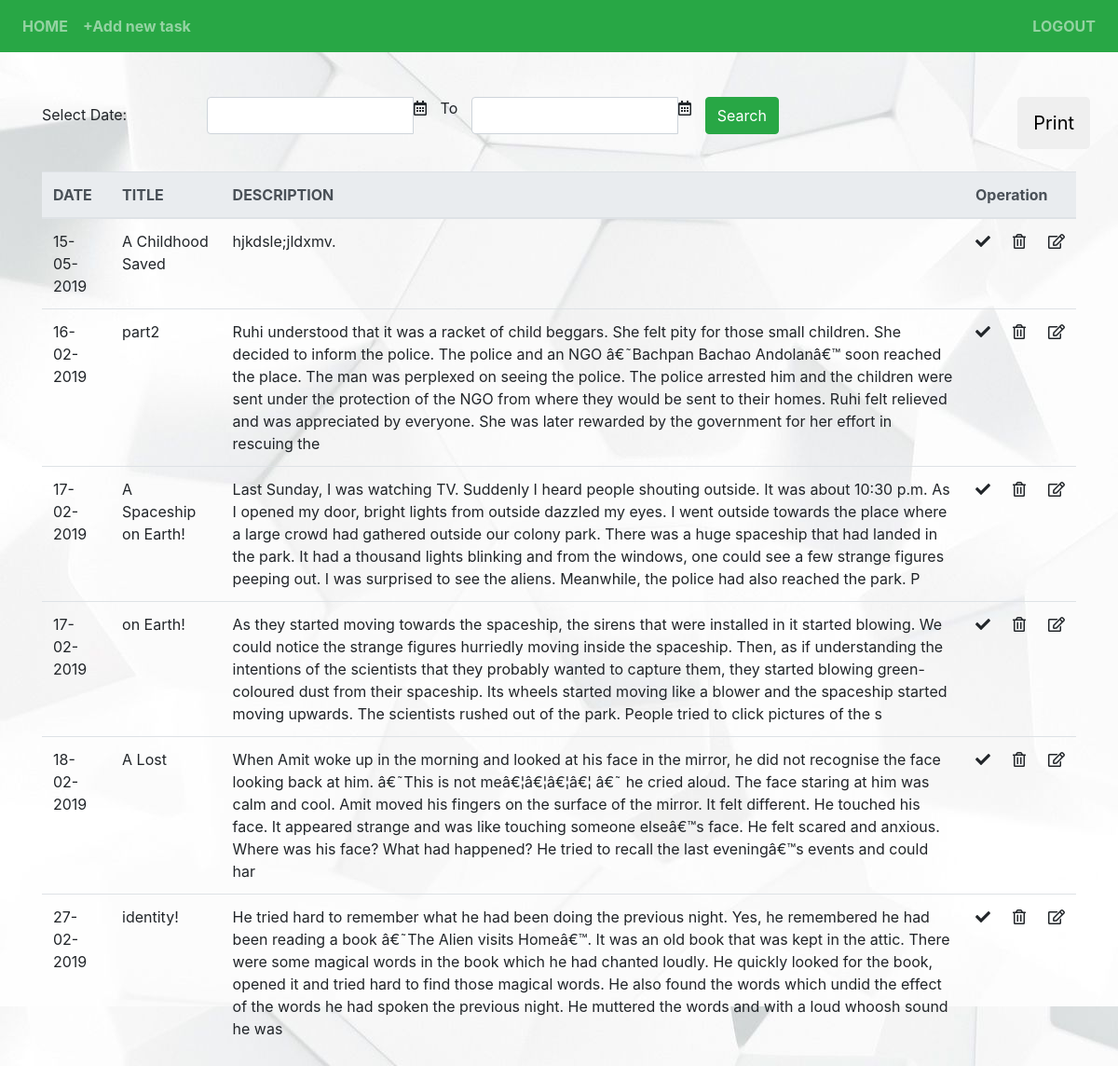
Screenshot of /dashboard.php (signed in) with the database file from the repository.
### tables this page shows
CREATE TABLE `form` (
  `id` int(255) NOT NULL,
  `crdate` varchar(255) NOT NULL,
  `subject` varchar(255) NOT NULL,
  `subject1` varchar(500) NOT NULL,
  `status` int(20) NOT NULL DEFAULT '0',
  `user_id` int(20) NOT NULL
);

### dashboard.php (the view, shortened to what this page needs)
<?php session_start();
$date='';
    $date2='';
if(isset($_SESSION['user']))
{
?>
    <!doctype html>
    <html xmlns="http://www.w3.org/1999/xhtml">
<head>
  <link rel="stylesheet" href="https://maxcdn.bootstrapcdn.com/bootstrap/4.0.0-beta.3/css/bootstrap.min.css">
</head>
<body background=whi.jpg>
 <div class="page-header">
       <nav class="navbar navbar-expand-sm bg-success navbar-dark">
  <ul class="navbar-nav mr-auto">
    <li class="nav-item" style="display:inherit">
        <a class="nav-link" href="dashboard.php"><b>HOME</b></a>
        <a class="nav-link newtask" ><b>+Add new task</b></a>
    </li>
  </ul>
  <ul class="nav navbar-nav navbar-right">
      <li>
      <a class="nav-link" href="logout.php"><b>LOGOUT</b></a>
    </li>
  </ul>
</nav>
      <br><br>
     <div class ="container">
         <div class="row">
                <div class="col">
                    <form action="<?php $_SERVER['PHP_SELF'] ?>" method="POST">
                        <div class="form-group row">
                            <label for="datepicker" class="col-sm-2 col-form-label">Select Date:</label>
                            <div id="datepicker" class="input-group date col-sm-3" data-date-format="dd-mm-yyyy">
                                <input class="form-control" name="searchdate" value="<?php echo $date; ?>">
                                <span class="input-group-addon"><i class="far fa-calendar-alt"></i></span>
                            </div>
                            <p>To</p>
                            <div id="datepicker2" class="input-group date col-sm-3" data-date-format="dd-mm-yyyy">
                                <input class="form-control" name="searchdate2" value="<?php echo $date2; ?>">
                                <span class="input-group-addon"><i class="far fa-calendar-alt"></i></span>
                            </div>
                            <input type="submit" class="btn btn-success " value="Search">
                        </div>
                    </form>
                </div>
                         <input type="button" class="btn btn-lg btn-default" onclick="print_this('to_print')" value="Print">
            </div>
        <br>
    </div>
        <div  class="container">
            <div  id="to_print" >
<?php
                require_once('connection.php');
        $sql1 = "SELECT * FROM form where user_id='".$_SESSION['user']."'";
        $result = mysqli_query($con,$sql1);
        if(mysqli_num_rows($result)> 0){
                echo "<table class='table'>";
                 echo "<thead class='thead-light newrec'>";
                    echo "<tr>";
                        echo "<th>DATE</th>";
                        echo "<th>TITLE</th>";
                        echo "<th>DESCRIPTION</th>";
                        echo "<th colspan='3'>Operation</th>";
                    echo "</tr>";
                echo "</thead>";
                echo "<tbody>";
                while($row = mysqli_fetch_assoc($result)){
					if($row['status']==0)
					{
						echo "<tr data-rid=" . $row['id'] . ">";
							echo "<td>" . $row['crdate'] . "</td>";
							echo "<td>" . $row['subject'] . "</td>";
							echo "<td>" . $row['subject1'] . "</td>";
							echo "<td onclick='markasread(this)'> <i class='fas fa-check'></i> </td>";
							echo "<td onclick='deleterecord(this)'><i class='far fa-trash-alt'></i></td>";
							echo "<td onclick='openmodal(this)'><i class='far fa-edit'></i></td>";
						echo "</tr>";
					}
                }
                echo "</tbody>";
                echo "</table>";
            } else{
                echo "No records were found on selected date.";
            }
    ?>
        </div>
        </div>
 </body>
    </html>
<?php }
else{
	header("location: login.php");
}	?>

### rows the page displays
form: crdate "15-05-2019", subject "A Childhood Saved", subject1 "hjkdsle;jldxmv."
form: crdate "16-02-2019", subject "part2", subject1 "Ruhi understood that it was a racket of child beggars. She felt pity for those small children. She decided to inform the police. The police and an NGO â€˜Bachpan Bachao Andolanâ€™ soon reached the place. The man was perplexed on seeing the police. The police arrested him and the children were sent under the protection of the NGO from where they would be sent to their homes. Ruhi felt relieved and was appreciated by everyone. She was later rewarded by the government for her effort in rescuing the"
form: crdate "17-02-2019", subject "A Spaceship on Earth!", subject1 "Last Sunday, I was watching TV. Suddenly I heard people shouting outside. It was about 10:30 p.m. As I opened my door, bright lights from outside dazzled my eyes. I went outside towards the place where a large crowd had gathered outside our colony park. There was a huge spaceship that had landed in the park. It had a thousand lights blinking and from the windows, one could see a few strange figures peeping out. I was surprised to see the aliens. Meanwhile, the police had also reached the park. P"
form: crdate "17-02-2019", subject "on Earth!", subject1 "As they started moving towards the spaceship, the sirens that were installed in it started blowing. We could notice the strange figures hurriedly moving inside the spaceship. Then, as if understanding the intentions of the scientists that they probably wanted to capture them, they started blowing green-coloured dust from their spaceship. Its wheels started moving like a blower and the spaceship started moving upwards. The scientists rushed out of the park. People tried to click pictures of the s"
form: crdate "18-02-2019", subject "A Lost", subject1 "When Amit woke up in the morning and looked at his face in the mirror, he did not recognise the face looking back at him. â€˜This is not meâ€¦â€¦â€¦â€¦ â€˜ he cried aloud. The face staring at him was calm and cool. Amit moved his fingers on the surface of the mirror. It felt different. He touched his face. It appeared strange and was like touching someone elseâ€™s face. He felt scared and anxious. Where was his face? What had happened? He tried to recall the last eveningâ€™s events and could har"
form: crdate "27-02-2019", subject "identity!", subject1 "He tried hard to remember what he had been doing the previous night. Yes, he remembered he had been reading a book â€˜The Alien visits Homeâ€™. It was an old book that was kept in the attic. There were some magical words in the book which he had chanted loudly. He quickly looked for the book, opened it and tried hard to find those magical words. He also found the words which undid the effect of the words he had spoken the previous night. He muttered the words and with a loud whoosh sound he was"
